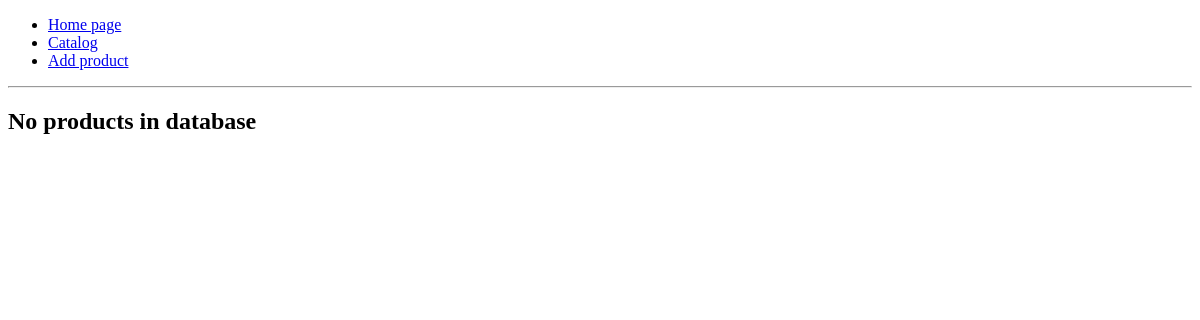
The app's page /catalog/, older data.
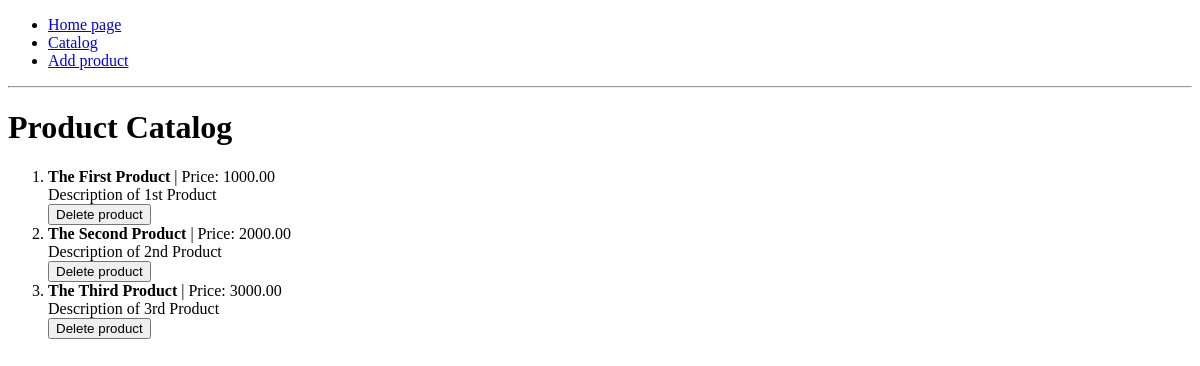
The same page, newer data.
### shop/models.py (models this page shows)
class Product(models.Model):
    title = models.CharField(max_length=30)
    description = models.TextField()
    price = models.DecimalField(decimal_places=2, max_digits=7)

### shop/views.py (the view)
# urls.py: path('catalog/', catalog),
def catalog(request):
    products = Product.objects.all()
    context = {
        "products": products
    }
    return render(request, "catalog.html", context=context)

### templates/shop/catalog.html (shortened to what this page needs)
{% extends 'base.html' %}
{% block content %}
{% if not products %}
    <h2>No products in database</h2>
{% else %}
<h1>Product Catalog</h1>
<ol>
{% for product in products %}
<li>
    <strong>{{ product.title }}</strong> | Price: {{ product.price }}
    <br>
    {{ product.description }}
    <form action="/delete_product/" method="POST"><input name="id" type="hidden" value="{{ product.id }}">
    {% csrf_token %}  <button type="submit">Delete product</button>
    </form>
</li>
{% endfor %}
</ol>
{% endif %}
{% endblock %}

### templates/shop/base.html (shortened to what this page needs)
<!DOCTYPE html>
<html lang="en">
<head>
</head>
<body>
<ul>
    <li><a href="/">Home page</a></li>
    <li><a href="/catalog/">Catalog</a></li>
    <li><a href="/add_product/">Add product</a></li>
</ul>
<hr>
{% block content %}
{% endblock %}
</body>
</html>

Row changes from the older to the newer data that the page shows:
added Product: title "The First Product", price "1000.00", description "Description of 1st Product"
added Product: title "The Second Product", price "2000.00", description "Description of 2nd Product"
added Product: title "The Third Product", price "3000.00", description "Description of 3rd Product"
Text that changed along with them:
text no longer shown: "No products in database"
text now shown: "Product Catalog"
